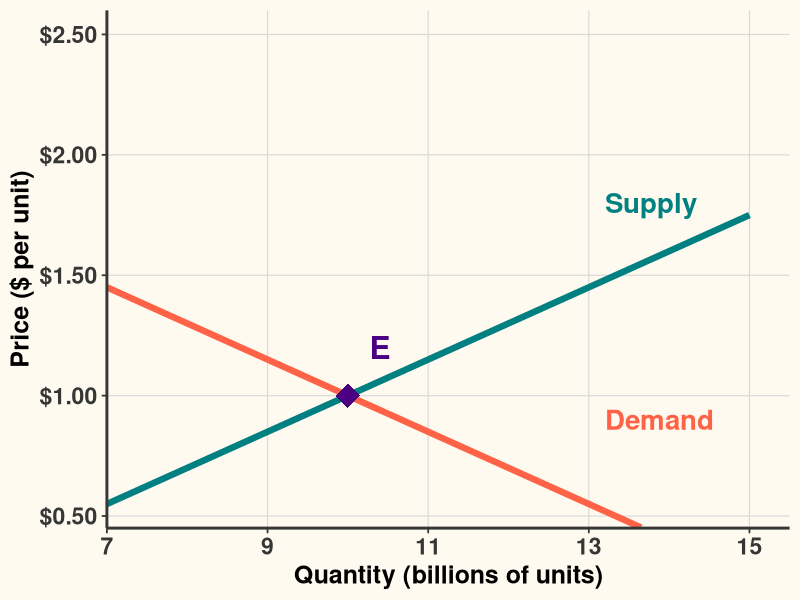

The R script that drew this image:
## ---- chunk 1
#| include: false
library(ggplot2)
library(dplyr)
library(scales)

theme_econ <- function(base_size = 15) {
  theme_minimal(base_size = base_size) +
    theme(
      plot.title = element_text(hjust = 0.5, face = "bold", size = rel(1.3)),
      plot.background = element_rect(fill = "#FFFAF0", color = NA),
      panel.background = element_rect(fill = "#FFFAF0", color = NA),
      panel.grid.minor = element_blank(),
      panel.grid.major = element_line(color = "gray85", linewidth = 0.4),
      axis.line = element_line(color = "#363636", linewidth = 1),
      axis.text = element_text(size = rel(1.1), color = "#363636", face = "bold"),
      axis.title = element_text(size = rel(1.2), face = "bold"),
      axis.ticks = element_line(color = "#363636", linewidth = 0.6),
      legend.position = "none"
    )
}

demand_curve <- data.frame(Q = seq(7, 15, by = 0.05)) %>%
  mutate(P = 2.5 - 0.15 * Q)
supply_curve <- data.frame(Q = seq(7, 15, by = 0.05)) %>%
  mutate(P = -0.5 + 0.15 * Q)
eq_Q <- 10
eq_P <- 1.0
## ---- chunk 2
#| fig-width: 9
#| fig-height: 5.5
#| fig-align: center

ggplot() +
  geom_line(data = supply_curve, aes(x = Q, y = P),
            color = "#008080", linewidth = 2.2) +
  geom_line(data = demand_curve, aes(x = Q, y = P),
            color = "#FF6347", linewidth = 2.2) +
  geom_point(aes(x = eq_Q, y = eq_P), size = 8, color = "#4B0082", shape = 18) +
  geom_segment(aes(x = eq_Q, y = 0, xend = eq_Q, yend = eq_P),
               linetype = "dashed", color = "#FFD700", linewidth = 1) +
  geom_segment(aes(x = 0, y = eq_P, xend = eq_Q, yend = eq_P),
               linetype = "dashed", color = "#FFD700", linewidth = 1) +
  annotate("text", x = 13.2, y = 0.9, label = "Demand",
           color = "#FF6347", size = 7, hjust = 0, fontface = "bold") +
  annotate("text", x = 13.2, y = 1.8, label = "Supply",
           color = "#008080", size = 7, hjust = 0, fontface = "bold") +
  annotate("text", x = eq_Q + 0.4, y = eq_P + 0.2, label = "E",
           size = 8, fontface = "bold", color = "#4B0082") +
  scale_x_continuous(name = "Quantity (billions of units)",
                     breaks = seq(7, 15, by = 2),
                     limits = c(7, 15.5),
                     expand = c(0, 0)) +
  scale_y_continuous(name = "Price ($ per unit)",
                     breaks = seq(0.5, 2.5, by = 0.5),
                     limits = c(0.45, 2.6),
                     labels = dollar,
                     expand = c(0, 0)) +
  theme_econ()
